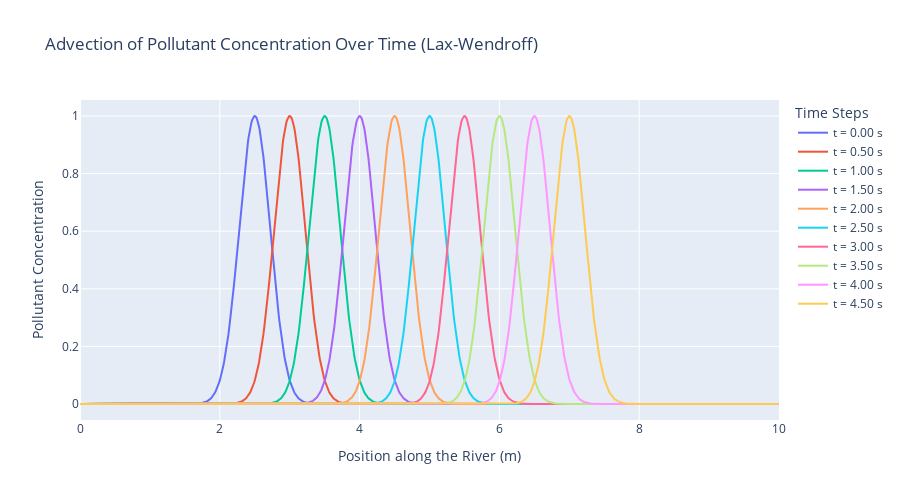

Notebook code for this chart:
### Code cell
# Visualization using Plotly
fig = go.Figure()

for idx, rho_snapshot in enumerate(rho_history):
    fig.add_trace(go.Scatter(
        x=x,
        y=rho_snapshot,
        mode='lines',
        name=f't = {time_steps[idx]:.2f} s'
    ))

fig.update_layout(
    title='Advection of Pollutant Concentration Over Time (Lax-Wendroff)',
    xaxis_title='Position along the River (m)',
    yaxis_title='Pollutant Concentration',
    legend_title='Time Steps',
    autosize=True,
    height=500
)

html_fig = fig.to_html(full_html=False, include_plotlyjs='cdn')
HTML(html_fig)

### Figure 1 — Plotly figure (JSON) as saved in the notebook; plotly's stock layout.template omitted (floating-point values rounded to 4 significant figures; data arrays with more than 128 entries replaced by an {"elided": "..."} marker saying what was removed)
{"data": [{"mode": "lines", "name": "t = 0.00 s", "type": "scatter", "x": {"elided": "1000 float values"}, "y": {"elided": "1000 float values"}}, {"mode": "lines", "name": "t = 0.50 s", "type": "scatter", "x": {"elided": "1000 float values"}, "y": {"elided": "1000 float values"}}, {"mode": "lines", "name": "t = 1.00 s", "type": "scatter", "x": {"elided": "1000 float values"}, "y": {"elided": "1000 float values"}}, {"mode": "lines", "name": "t = 1.50 s", "type": "scatter", "x": {"elided": "1000 float values"}, "y": {"elided": "1000 float values"}}, {"mode": "lines", "name": "t = 2.00 s", "type": "scatter", "x": {"elided": "1000 float values"}, "y": {"elided": "1000 float values"}}, {"mode": "lines", "name": "t = 2.50 s", "type": "scatter", "x": {"elided": "1000 float values"}, "y": {"elided": "1000 float values"}}, {"mode": "lines", "name": "t = 3.00 s", "type": "scatter", "x": {"elided": "1000 float values"}, "y": {"elided": "1000 float values"}}, {"mode": "lines", "name": "t = 3.50 s", "type": "scatter", "x": {"elided": "1000 float values"}, "y": {"elided": "1000 float values"}}, {"mode": "lines", "name": "t = 4.00 s", "type": "scatter", "x": {"elided": "1000 float values"}, "y": {"elided": "1000 float values"}}, {"mode": "lines", "name": "t = 4.50 s", "type": "scatter", "x": {"elided": "1000 float values"}, "y": {"elided": "1000 float values"}}], "layout": {"autosize": true, "height": 500, "legend": {"title": {"text": "Time Steps"}}, "title": {"text": "Advection of Pollutant Concentration Over Time (Lax-Wendroff)"}, "xaxis": {"title": {"text": "Position along the River (m)"}}, "yaxis": {"title": {"text": "Pollutant Concentration"}}}}
